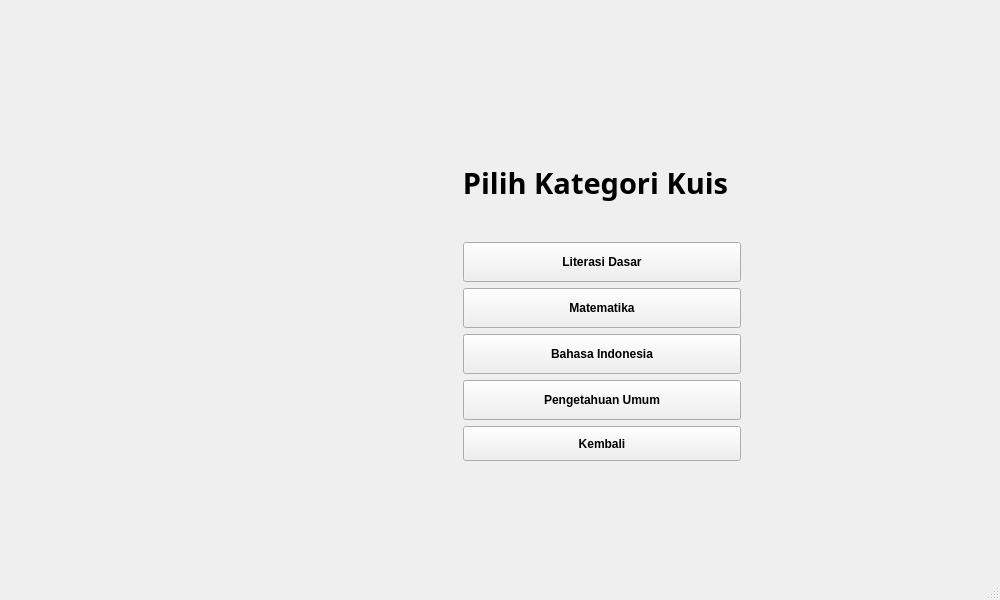
<?xml version="1.0" encoding="UTF-8"?>
<ui version="4.0">
 <class>MainWindow</class>
 <widget class="QMainWindow" name="MainWindow">
  <property name="geometry">
   <rect>
    <x>0</x>
    <y>0</y>
    <width>1000</width>
    <height>600</height>
   </rect>
  </property>
  <property name="minimumSize">
   <size>
    <width>1000</width>
    <height>600</height>
   </size>
  </property>
  <property name="maximumSize">
   <size>
    <width>1000</width>
    <height>600</height>
   </size>
  </property>
  <property name="windowTitle">
   <string>MainWindow</string>
  </property>
  <property name="styleSheet">
   <string notr="true"/>
  </property>
  <property name="dockNestingEnabled">
   <bool>false</bool>
  </property>
  <widget class="QWidget" name="centralwidget">
   <property name="styleSheet">
    <string notr="true"/>
   </property>
   <widget class="QWidget" name="logoPanel" native="true">
    <property name="geometry">
     <rect>
      <x>-40</x>
      <y>0</y>
      <width>501</width>
      <height>421</height>
     </rect>
    </property>
    <layout class="QVBoxLayout" name="verticalLayout">
     <item>
      <widget class="QLabel" name="logoLabel">
       <property name="text">
        <string/>
       </property>
       <property name="pixmap">
        <pixmap>logoKuis.png</pixmap>
       </property>
       <property name="scaledContents">
        <bool>false</bool>
       </property>
       <property name="wordWrap">
        <bool>false</bool>
       </property>
       <property name="margin">
        <number>10</number>
       </property>
      </widget>
     </item>
    </layout>
   </widget>
   <widget class="QWidget" name="kategoriPanel" native="true">
    <property name="geometry">
     <rect>
      <x>450</x>
      <y>130</y>
      <width>291</width>
      <height>331</height>
     </rect>
    </property>
    <layout class="QVBoxLayout" name="verticalLayout_2">
     <item>
      <widget class="QLabel" name="lblKategoriKuis">
       <property name="font">
        <font>
         <family>STXihei</family>
         <pointsize>22</pointsize>
         <bold>true</bold>
        </font>
       </property>
       <property name="text">
        <string>Pilih Kategori Kuis</string>
       </property>
       <property name="alignment">
        <set>Qt::AlignmentFlag::AlignCenter</set>
       </property>
      </widget>
     </item>
     <item>
      <layout class="QFormLayout" name="formLayout">
       <item row="1" column="1">
        <widget class="QPushButton" name="btnLiterasi">
         <property name="minimumSize">
          <size>
           <width>0</width>
           <height>40</height>
          </size>
         </property>
         <property name="font">
          <font>
           <bold>true</bold>
          </font>
         </property>
         <property name="focusPolicy">
          <enum>Qt::FocusPolicy::NoFocus</enum>
         </property>
         <property name="text">
          <string>Literasi Dasar</string>
         </property>
        </widget>
       </item>
       <item row="1" column="0">
        <widget class="QLabel" name="iconLiterasi">
         <property name="text">
          <string/>
         </property>
         <property name="pixmap">
          <pixmap>literasi.png</pixmap>
         </property>
         <property name="scaledContents">
          <bool>true</bool>
         </property>
        </widget>
       </item>
       <item row="2" column="1">
        <widget class="QPushButton" name="btnMatematika">
         <property name="minimumSize">
          <size>
           <width>0</width>
           <height>40</height>
          </size>
         </property>
         <property name="font">
          <font>
           <bold>true</bold>
          </font>
         </property>
         <property name="focusPolicy">
          <enum>Qt::FocusPolicy::NoFocus</enum>
         </property>
         <property name="text">
          <string>Matematika</string>
         </property>
        </widget>
       </item>
       <item row="3" column="1">
        <widget class="QPushButton" name="btnBahasa">
         <property name="minimumSize">
          <size>
           <width>0</width>
           <height>40</height>
          </size>
         </property>
         <property name="font">
          <font>
           <bold>true</bold>
          </font>
         </property>
         <property name="focusPolicy">
          <enum>Qt::FocusPolicy::NoFocus</enum>
         </property>
         <property name="text">
          <string>Bahasa Indonesia</string>
         </property>
        </widget>
       </item>
       <item row="4" column="1">
        <widget class="QPushButton" name="btnUmum">
         <property name="minimumSize">
          <size>
           <width>0</width>
           <height>40</height>
          </size>
         </property>
         <property name="font">
          <font>
           <bold>true</bold>
          </font>
         </property>
         <property name="focusPolicy">
          <enum>Qt::FocusPolicy::NoFocus</enum>
         </property>
         <property name="text">
          <string>Pengetahuan Umum</string>
         </property>
        </widget>
       </item>
       <item row="2" column="0">
        <widget class="QLabel" name="iconMatematika">
         <property name="text">
          <string/>
         </property>
         <property name="pixmap">
          <pixmap>mtk.png</pixmap>
         </property>
         <property name="scaledContents">
          <bool>true</bool>
         </property>
        </widget>
       </item>
       <item row="3" column="0">
        <widget class="QLabel" name="iconBahasa">
         <property name="text">
          <string/>
         </property>
         <property name="pixmap">
          <pixmap>basdon.png</pixmap>
         </property>
         <property name="scaledContents">
          <bool>true</bool>
         </property>
        </widget>
       </item>
       <item row="4" column="0">
        <widget class="QLabel" name="iconUmum">
         <property name="text">
          <string/>
         </property>
         <property name="pixmap">
          <pixmap>pengetahuan.png</pixmap>
         </property>
         <property name="scaledContents">
          <bool>true</bool>
         </property>
        </widget>
       </item>
       <item row="5" column="0">
        <widget class="QLabel" name="iconKembali">
         <property name="text">
          <string/>
         </property>
         <property name="pixmap">
          <pixmap>back.png</pixmap>
         </property>
         <property name="scaledContents">
          <bool>true</bool>
         </property>
        </widget>
       </item>
       <item row="5" column="1">
        <widget class="QPushButton" name="btnKembali">
         <property name="minimumSize">
          <size>
           <width>0</width>
           <height>35</height>
          </size>
         </property>
         <property name="maximumSize">
          <size>
           <width>16777215</width>
           <height>16777215</height>
          </size>
         </property>
         <property name="font">
          <font>
           <bold>true</bold>
          </font>
         </property>
         <property name="focusPolicy">
          <enum>Qt::FocusPolicy::NoFocus</enum>
         </property>
         <property name="text">
          <string>Kembali</string>
         </property>
        </widget>
       </item>
      </layout>
     </item>
    </layout>
   </widget>
   <widget class="QLabel" name="bgLabel">
    <property name="geometry">
     <rect>
      <x>0</x>
      <y>0</y>
      <width>1000</width>
      <height>600</height>
     </rect>
    </property>
    <property name="minimumSize">
     <size>
      <width>1000</width>
      <height>600</height>
     </size>
    </property>
    <property name="maximumSize">
     <size>
      <width>1000</width>
      <height>600</height>
     </size>
    </property>
    <property name="text">
     <string/>
    </property>
    <property name="scaledContents">
     <bool>true</bool>
    </property>
   </widget>
  </widget>
  <widget class="QMenuBar" name="menubar">
   <property name="geometry">
    <rect>
     <x>0</x>
     <y>0</y>
     <width>1000</width>
     <height>33</height>
    </rect>
   </property>
  </widget>
  <widget class="QStatusBar" name="statusbar"/>
 </widget>
 <resources/>
 <connections/>
</ui>
